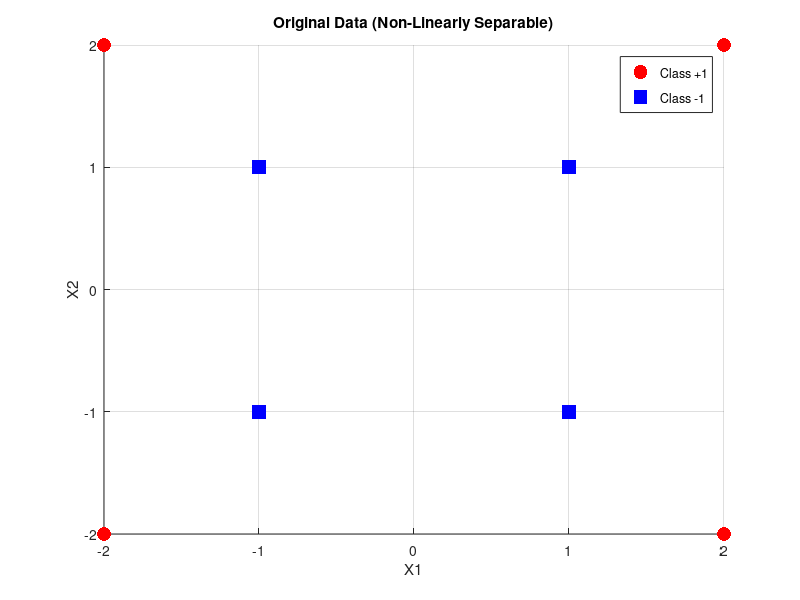

The MATLAB script that drew this image: (Note: this script raises an error after producing the figure.)
clc; clear; close all;

X1 = [2, 2; 2, -2; -2, -2; -2, 2];
X2 = [1, 1; 1, -1; -1, 1; -1, -1];
Y1 = ones(size(X1, 1), 1); 
Y2 = -ones(size(X2, 1), 1); 
X = [X1; X2];
Y = [Y1; Y2];

figure; hold on;
scatter(X1(:,1), X1(:,2), 100, 'r', 'o', 'filled');  
scatter(X2(:,1), X2(:,2), 100, 'b', 's', 'filled');  
xlabel('X1'); ylabel('X2'); title('Original Data (Non-Linearly Separable)');
legend('Class +1', 'Class -1'); grid on;
hold off;

gamma = 0.5;
Z = rbfKernelTransform(X, gamma);
SVMModel = fitcsvm(Z, Y, 'KernelFunction', 'linear', 'Standardize', true);

plotDecisionBoundary(SVMModel, Z, Y, 'Linearly Separable Form (RBF Kernel)');
plotNonLinearBoundary(SVMModel, X, Y, gamma);

function Z = rbfKernelTransform(X, gamma)
    Z = zeros(size(X, 1), 2);
    for i = 1:size(X, 1)
        x1 = X(i, 1);
        x2 = X(i, 2);
        Z(i, :) = [exp(-gamma * (x1^2 + x2^2)), exp(-gamma * ((x1 - x2)^2))];
    end
end

function plotDecisionBoundary(SVMModel, X, Y, titleStr)
    figure; hold on;
    gscatter(X(:,1), X(:,2), Y, 'rb', 'os', 10, 'filled');
    [x1Grid, x2Grid] = meshgrid(linspace(min(X(:,1))-1, max(X(:,1))+1, 100), linspace(min(X(:,2))-1, max(X(:,2))+1, 100));
    XGrid = [x1Grid(:), x2Grid(:)];
    [~, score] = predict(SVMModel, XGrid);
    contour(x1Grid, x2Grid, reshape(score(:,2), size(x1Grid)), [0, 0], 'k', 'LineWidth', 2);
    sv = SVMModel.SupportVectors;
    plot(sv(:,1), sv(:,2), 'ko', 'MarkerSize', 10, 'LineWidth', 2);
    xlabel('Feature 1'); ylabel('Feature 2'); title(titleStr);
    legend('Class +1', 'Class -1', 'Decision Boundary', 'Support Vectors');
    grid on;
    hold off;
end

function plotNonLinearBoundary(SVMModel, X, Y, gamma)
    figure; hold on;
    gscatter(X(:,1), X(:,2), Y, 'rb', 'os', 10, 'filled');
    [x1Grid, x2Grid] = meshgrid(linspace(min(X(:,1))-1, max(X(:,1))+1, 100), linspace(min(X(:,2))-1, max(X(:,2))+1, 100));
    XGrid = [x1Grid(:), x2Grid(:)];
    ZGrid = rbfKernelTransform(XGrid, gamma);
    [~, score] = predict(SVMModel, ZGrid);
    contour(x1Grid, x2Grid, reshape(score(:,2), size(x1Grid)), [0, 0], 'k', 'LineWidth', 2);
    sv_original = X(SVMModel.IsSupportVector, :);
    plot(sv_original(:,1), sv_original(:,2), 'ko', 'MarkerSize', 10, 'LineWidth', 2);
    xlabel('X1'); ylabel('X2'); title('Non-Linear Decision Boundary in Original Space (RBF Kernel)');
    legend('Class +1', 'Class -1', 'Decision Boundary', 'Support Vectors');
    grid on;
    hold off;
end
